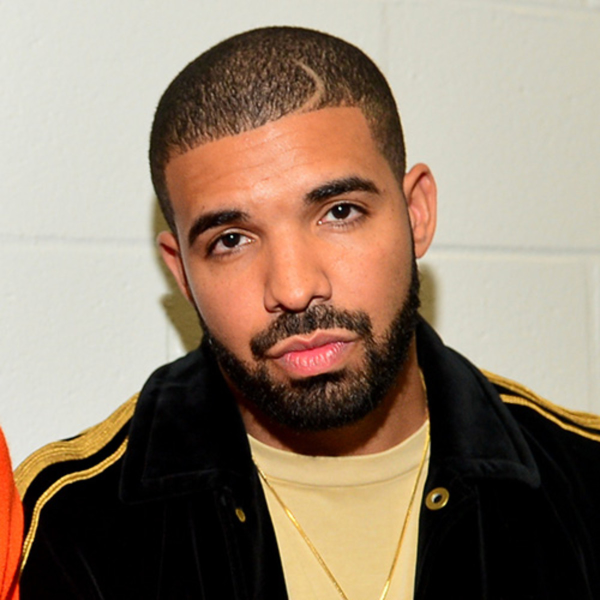
//> input picture Lab4/drakeTest.jpg, 1200 x 1200 px (shown at 1/2 size)
$ ./Lab4Prelab   (built with g++ and OpenCV 4)
//> lines starting //> are read from the running program, lines starting //| are printed output that depends on the picture
#include <opencv2/core/core.hpp>
#include <opencv2/objdetect/objdetect.hpp>
#include <opencv2/ml/ml.hpp>
#include <opencv2/highgui/highgui.hpp>
#include <opencv2/opencv.hpp>
#include <opencv2/imgproc/imgproc.hpp>

#include <iostream>
#include <string>
#include <vector>

using namespace cv;
using namespace std;

void addToDataSet(Mat &data, vector<string> &labels, Mat &newData, vector<string> &newLabels);
void resizeFace(Mat &src);
string recognizeFace(Mat query, Mat samples, vector<string> labels);
Mat detectFace ( const Mat &image , CascadeClassifier &faceDetector);

int main() {

	std::vector<String> names;
// [5 lines of commented-out code are left out]


	names.push_back("drakeTest.jpg");
	names.push_back("nylanderTest.jpg");
	names.push_back("demarTest.jpg");
	//names.push_back("littTest.jpg");
	//names.push_back("matthewsTest.jpg");

	Mat samples;
	std::vector<String> labels;

	String face_cascade_name = "C:\\opencv\\opencv_3.4.0_Contrib\\opencv-3.4.0\\samples\\winrt\\FaceDetection\\FaceDetection\\Assets\\haarcascade_frontalface_alt.xml";
	CascadeClassifier face_cascade;
	if( !face_cascade.load( face_cascade_name ) ){ printf("Can't Load Cascade Classifier\n"); return -1; };

	for(int i = 0; i<3; i ++){

		String url = "C:\\Users\\andre\\Documents\\School - 4th Year\\ELEC 474\\Lab 4\\";
		url = url + names[i];
		Mat faceImg = imread(url,CV_LOAD_IMAGE_GRAYSCALE);
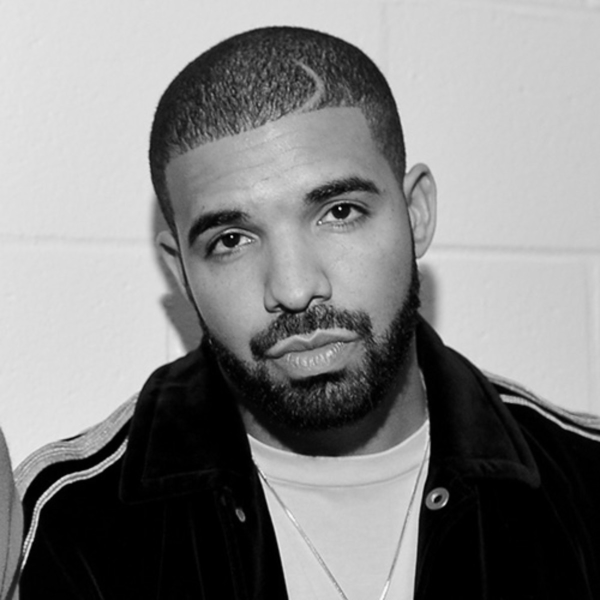
//> faceImg: 1200 rows x 1200 cols, CV_8UC1 (shown at 1/2 size); min 0, max 253, mean 132.9
		//imshow("url",faceImg);
		waitKey(0);
		Mat face;

		face = detectFace(faceImg , face_cascade);
//> in detectFace, `faceDetector.detectMultiScale(image, faces, 1.1, 2, 0 |CV_HAAR_SCALE_I..`: faces = 1 Rect (x, y, width, height): [272, 220, 612, 612]
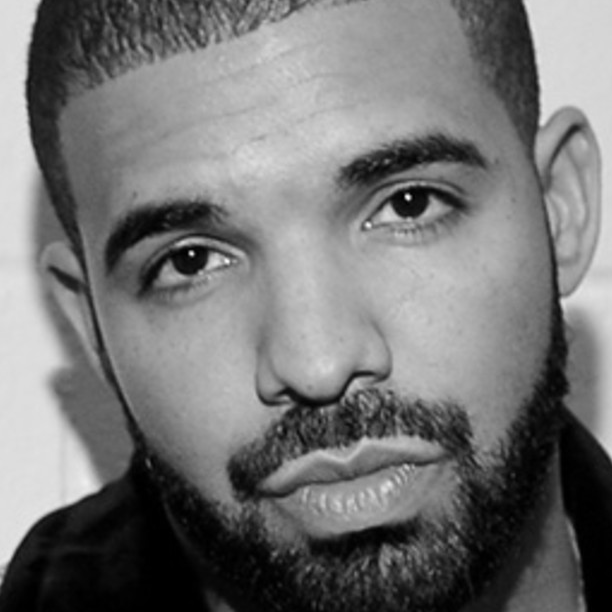
//> face: 612 rows x 612 cols, CV_8UC1; min 0, max 248, mean 116.8
		resizeFace(face);
		imshow("url",face);
		waitKey(0);
		samples.push_back(face.clone().reshape(1,1));
		labels.push_back(names[i].c_str());
	}
//> pass 2 of the loop `for(int i = 0; i<3; i ++)`:
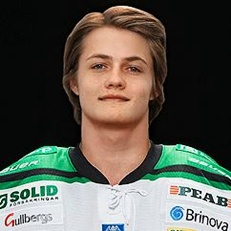
//> input picture Lab4/nylanderTest.jpg, 231 x 231 px
//> `Mat faceImg = imread(url,CV_LOAD_IMAGE_GRAYSCALE);`:
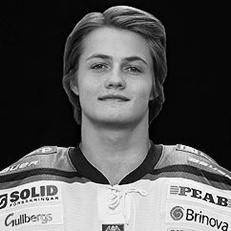
//> faceImg: 231 rows x 231 cols, CV_8UC1; min 0, max 255, mean 89
//> face: 97 rows x 97 cols, CV_8UC1
//> in resizeFace (call 2), `resize(src, src, Size(newCols, newRows));`:
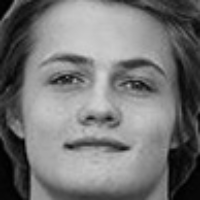
//> src: 200 rows x 200 cols, CV_8UC1; min 0, max 209, mean 117.1
//> pass 3 of the loop `for(int i = 0; i<3; i ++)`:
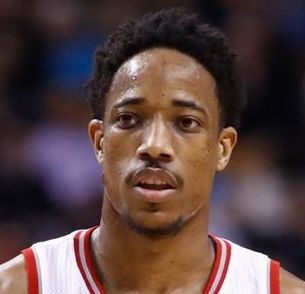
//> input picture Lab4/demarTest.jpg, 305 x 294 px
//> `Mat faceImg = imread(url,CV_LOAD_IMAGE_GRAYSCALE);`:
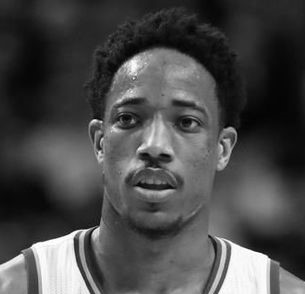
//> faceImg: 294 rows x 305 cols, CV_8UC1; min 3, max 255, mean 73.3
//> `face = detectFace(faceImg , face_cascade);`:
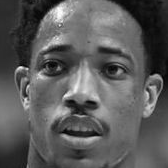
//> face: 168 rows x 168 cols, CV_8UC1; min 3, max 255, mean 91

	FileStorage fs;
	fs.open("trainsamples.xml", FileStorage::WRITE);

	fs << "samples" << samples;
	fs << "labels" << labels;

	fs.release();

	return 0;

}

void resizeFace( Mat &src) {
	int newCols = 200;
	int newRows = 200;
	resize(src, src, Size(newCols, newRows));
}

void addToDataSet(Mat &samples, vector<string> &labels, Mat &newSamples,vector<string> &newLabels) {
	for(int i = 0; i < 5; i++){
		samples.push_back(newSamples.row(i));
		labels.push_back(newLabels[i]);
	}
}

Mat detectFace ( const Mat &image , CascadeClassifier &faceDetector)
{
	vector<Rect> faces;
	faceDetector.detectMultiScale(image, faces, 1.1, 2, 0 |CV_HAAR_SCALE_IMAGE, Size(30,30));

	if(faces.size()==0)
	{
		cerr<< "ERROR: No Faces found" << endl;
		return Mat();
	}
	if(faces.size() > 1 )
	{
		cerr << "ERROR: Multiple Faces Found" << endl;
		return Mat();
	}

	return image (faces[0]).clone();
}
